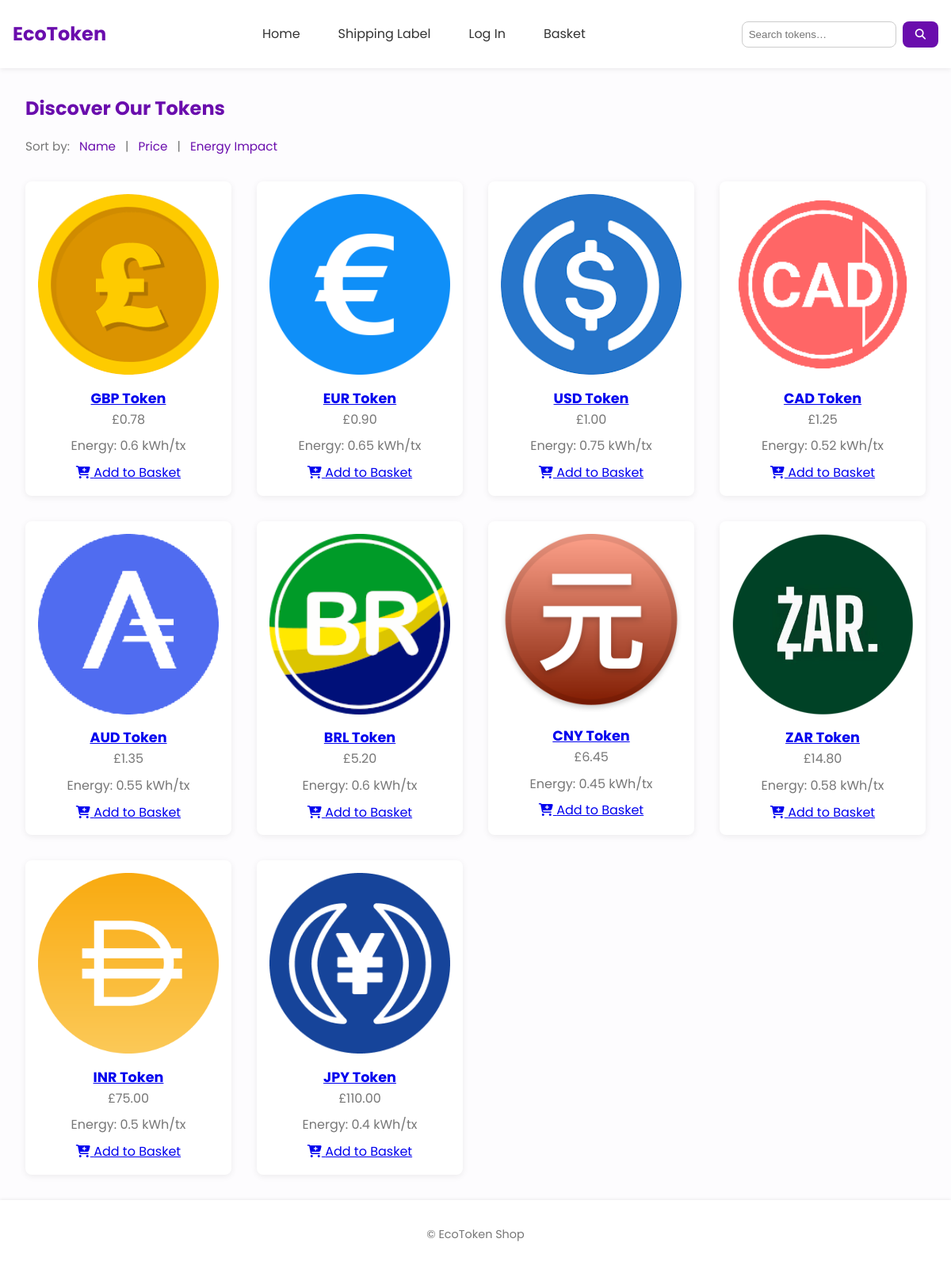
The page /?sort=price on the database its author committed.
### tables this page shows
CREATE TABLE items (
  id             INTEGER PRIMARY KEY AUTOINCREMENT,
  name           TEXT    NOT NULL,
  description    TEXT    NOT NULL,
  image_filename TEXT    NOT NULL,
  price          REAL    NOT NULL,
  impact         REAL    NOT NULL
);

### app.py (the view)
    @app.route('/')
    def index():
        sort = request.args.get('sort', 'name')
        order = {'name': 'name', 'price': 'price', 'impact': 'impact'}.get(sort, 'name')
        items = g.db.execute(f"SELECT * FROM items ORDER BY {order}").fetchall()
        return render_template('index.html', items=items)

### models.py (called while the page is built)
def get_db():
    conn = sqlite3.connect(current_app.config['DATABASE'])
    conn.row_factory = sqlite3.Row
    return conn

### templates/index.html (shortened to what this page needs)
{% extends "base.html" %}
{% block content %}
  <section class="token-section container">
    <h1>Discover Our Tokens</h1>
    <div class="sort-controls">
      Sort by:
      <a href="{{ url_for('index', sort='name') }}">Name</a> |
      <a href="{{ url_for('index', sort='price') }}">Price</a> |
      <a href="{{ url_for('index', sort='impact') }}">Energy Impact</a>
    </div>
    <div class="product-grid">
      {% for token in items %}
        <div class="product-card" data-item-id="{{ token.id }}">
          <a href="{{ url_for('about', item_id=token.id) }}">
            <img src="{{ url_for('static', filename='images/' ~ token.image_filename) }}"
                 alt="{{ token.name }} logo">
            <h3>{{ token.name }}</h3>
          </a>
          <p class="price">£{{ '%.2f'|format(token.price) }}</p>
          <p class="impact">Energy: {{ token.impact }} kWh/tx</p>
          <a class="btn" href="{{ url_for('add', item_id=token.id) }}">
            <i class="fas fa-cart-plus"></i> Add to Basket
          </a>
        </div>
      {% endfor %}
    </div>
  </section>
{% endblock %}

### static/css/style.css (style rules this page uses)
:root { --primary: #6a0dad; --accent: #9b59b6; --bg: #fdfcfe; --text: #333333; --muted: #777777; --white: #ffffff; --shadow: rgba(0, 0, 0, 0.07); --font-base: 'Poppins', sans-serif; --radius: 8px; --space-sm: 0.5rem; --space-md: 1rem; --space-lg: 2rem; }
*, *::before, *::after { box-sizing: border-box; margin: 0; padding: 0; }
html { font-size: 16px; }
body { font-family: var(--font-base); background: var(--bg); color: var(--text); line-height: 1.6; min-height: 100vh; }
.container { max-width: 1200px; margin: 0 auto; padding: var(--space-md); }
h1, h2 { color: var(--primary); margin-bottom: var(--space-md); }
.sort-controls { margin-bottom: var(--space-lg); font-size: 0.95rem; color: var(--muted); }
.sort-controls a { color: var(--primary); text-decoration: none; margin: 0 var(--space-sm); transition: text-decoration 0.2s; }
.product-grid { display: grid; grid-template-columns: repeat(auto-fit,minmax(250px,1fr)); gap: var(--space-lg); }
.product-card { background: var(--white); padding: var(--space-md); border-radius: var(--radius); box-shadow: 0 2px 8px var(--shadow); text-align: center; transition: transform 0.2s, box-shadow 0.2s; }
.product-card img { width: 100%; height: auto; border-radius: var(--radius); margin-bottom: var(--space-sm); }
.product-card h3 { margin-bottom: var(--space-xs); font-size: 1.1rem; }
.product-card p { margin-bottom: var(--space-sm); color: var(--muted); }

### rows shown on the page
items: image_filename (picture), name "GBP Token", price "0.78", impact "0.6"
items: image_filename (picture), name "EUR Token", price "0.90", impact "0.65"
items: image_filename (picture), name "USD Token", price "1.00", impact "0.75"
items: image_filename (picture), name "CAD Token", price "1.25", impact "0.52"
items: image_filename (picture), name "AUD Token", price "1.35", impact "0.55"
items: image_filename (picture), name "BRL Token", price "5.20", impact "0.6"
items: image_filename (picture), name "CNY Token", price "6.45", impact "0.45"
items: image_filename (picture), name "ZAR Token", price "14.80", impact "0.58"
items: image_filename (picture), name "INR Token", price "75.00", impact "0.5"
items: image_filename (picture), name "JPY Token", price "110.00", impact "0.4"
